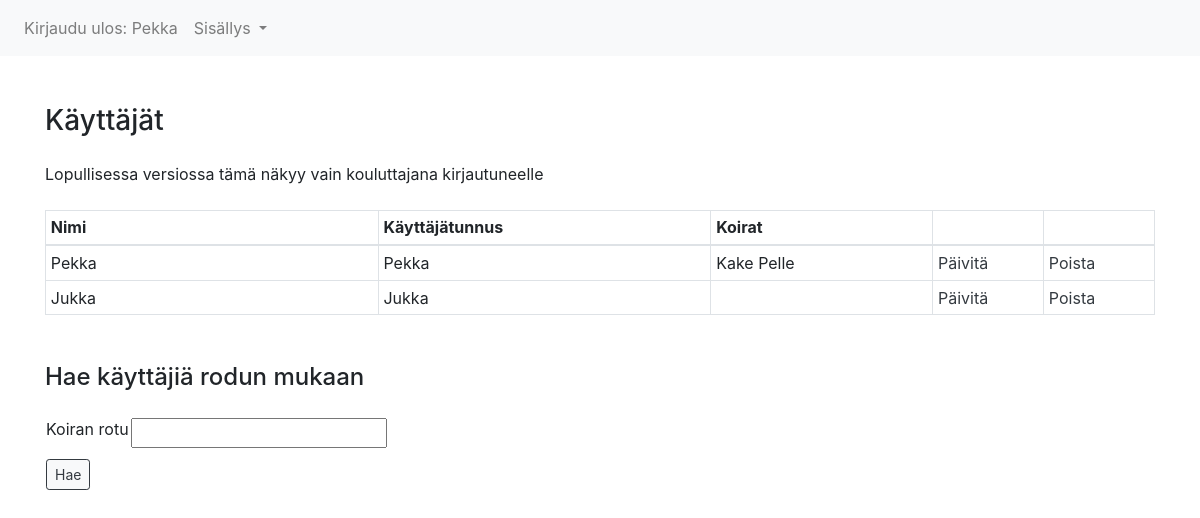
The page /users/ (signed in) on the database as committed earlier.
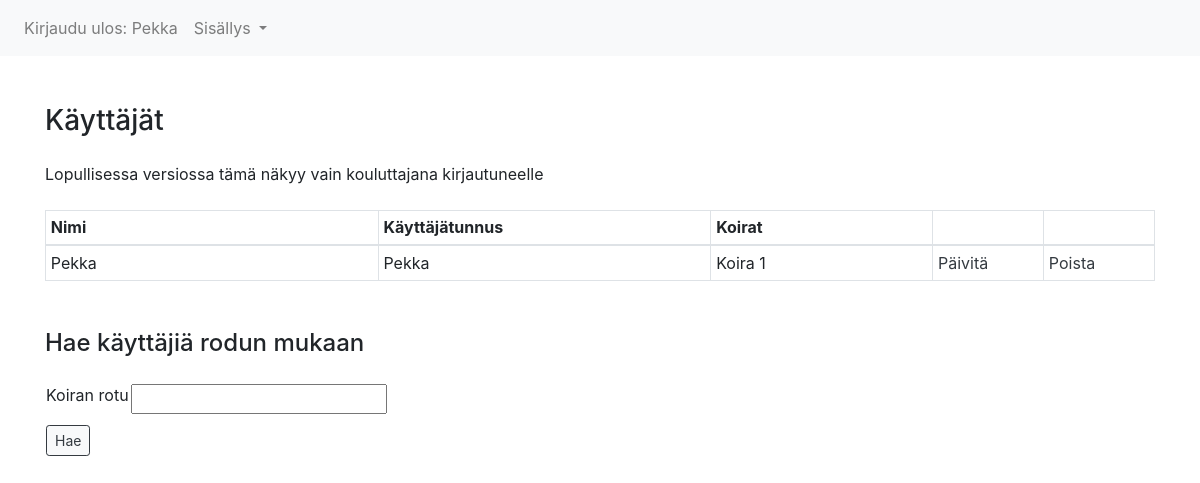
The same page on the database as committed later.
### application/auth/models.py (models this page shows, shortened)
class User(Base):
    __tablename__ = "account"
    username = db.Column(db.String(144), unique=True, nullable=False)
    password = db.Column(db.String(144), nullable=False)
    dogs = db.relationship("Dog", backref='account', lazy=True)

### application/dogs/models.py (models this page shows, shortened)
class Dog(Base):
    __tablename__ = "dog"
    race = db.Column(db.String(200), nullable=False)
    account_id = db.Column(db.Integer, db.ForeignKey('account.id'),
                           nullable=False)
    enrolment = db.relationship("Enrolment", backref='dog', lazy=True)

### application/auth/views.py (the view)
@app.route("/users/", methods=["GET"])
@login_required
def users_index():
    return render_template("users/list.html", users=User.query.all(), dogs=Dog.query.all(),  form=DogForm())

### application/dogs/forms.py
class DogForm(FlaskForm):
    name = StringField("Koiran nimi", [validators.InputRequired()])
    race = StringField("Koiran rotu", [validators.InputRequired()])
    class Meta:
        csrf = False

### application/__init__.py (called while the page is built)
@login_manager.user_loader
def load_user(user_id):
    return User.query.get(user_id)

### application/templates/users/list.html (shortened to what this page needs)
{% extends "layout.html" %}
{% block body %}
    <div class="row justify-content-md-center mt-5">
        <div class="col-12 ">
            <h3 class="mb-4">Käyttäjät</h3>
            <p class="mb-4">Lopullisessa versiossa tämä näkyy vain kouluttajana kirjautuneelle</p>
            <table class="table table-sm table-bordered table-hover">
                <thead>
                    <tr>
                    <th scope="col" style="width: 30%">Nimi</th>
                    <th scope="col" style="width: 30%">Käyttäjätunnus</th>
                    <th scope="col" style="width: 20%">Koirat</th>
                    <th scope="col" style="width: 10%"></th>
                    <th scope="col" style="width: 10%"></th>
                    </tr>
                </thead>
                {% for user in users %}
                <tr>
                <td>{{ user.name }}</td>
                <td>{{ user.username }}</td>
                <td>
                    {% for dog in dogs if user.id==dog.account_id %}
                        {{ dog.name }}
                    {% endfor %}
                </td>
                <td><a href="/users/update/{{user.id}}" class="text-dark">Päivitä</a></td>
                <td><a href="/users/delete/{{user.id}}" class="text-dark">Poista</a></td>
                </tr>
                {% endfor %}
            </table>
                <div class="form mt-5">
                    <form method="POST" action="{{ url_for('users_byrace') }}">
                        <h4 class="mb-4">Hae käyttäjiä rodun mukaan</h4>
                        <table>
                            <tr>
                                <td>
                                  {{ form.race.label }}
                                </td>
                                <td>
                                  {{ form.race }}
                                </td>
                                <td>
                                </td>
                              </tr>
                            <tr>
                                <td colspan="2">
                                  <input type="submit" class="btn btn-light btn-sm mt-2 mb-2 btn-outline-dark" value="Hae"/>
                                </td>
                              </tr>
                        </table>
                    </form>
                </div>
        </div>
    </div>
{% endblock %}

### application/templates/layout.html (shortened to what this page needs)
<!DOCTYPE html>
<html>
  <head>
    <link rel="stylesheet" href="https://stackpath.bootstrapcdn.com/bootstrap/4.4.1/css/bootstrap.min.css">
  </head>
  <body>
    <nav class="navbar navbar-expand-sm navbar-light bg-light">
        <ul class="navbar-nav mr-auto">
          {% if current_user.is_authenticated %}
            <li class="nav-item">
              <a class="nav-link" href="{{ url_for('auth_logout') }}">Kirjaudu ulos: {{ current_user.name }}</a>
            </li>
          {% endif %}
          {% if current_user.is_authenticated %}
          <li class="nav-item dropdown">
            <a class="nav-link dropdown-toggle" href="#" id="navbarDropdown" role="button" data-toggle="dropdown" aria-haspopup="true" aria-expanded="false">
              Sisällys
            </a>
          </li>
          {% endif %}
    </nav>
    <div class="container" >
      {% block body %}{% endblock %}
    </div>
  </body>
</html>

Rows that differ between the two databases and show on the page:
removed Dog: name "Kake"
removed Dog: name "Pelle"
removed User: name "Jukka", username "Jukka"
added Dog: name "Koira 1"
